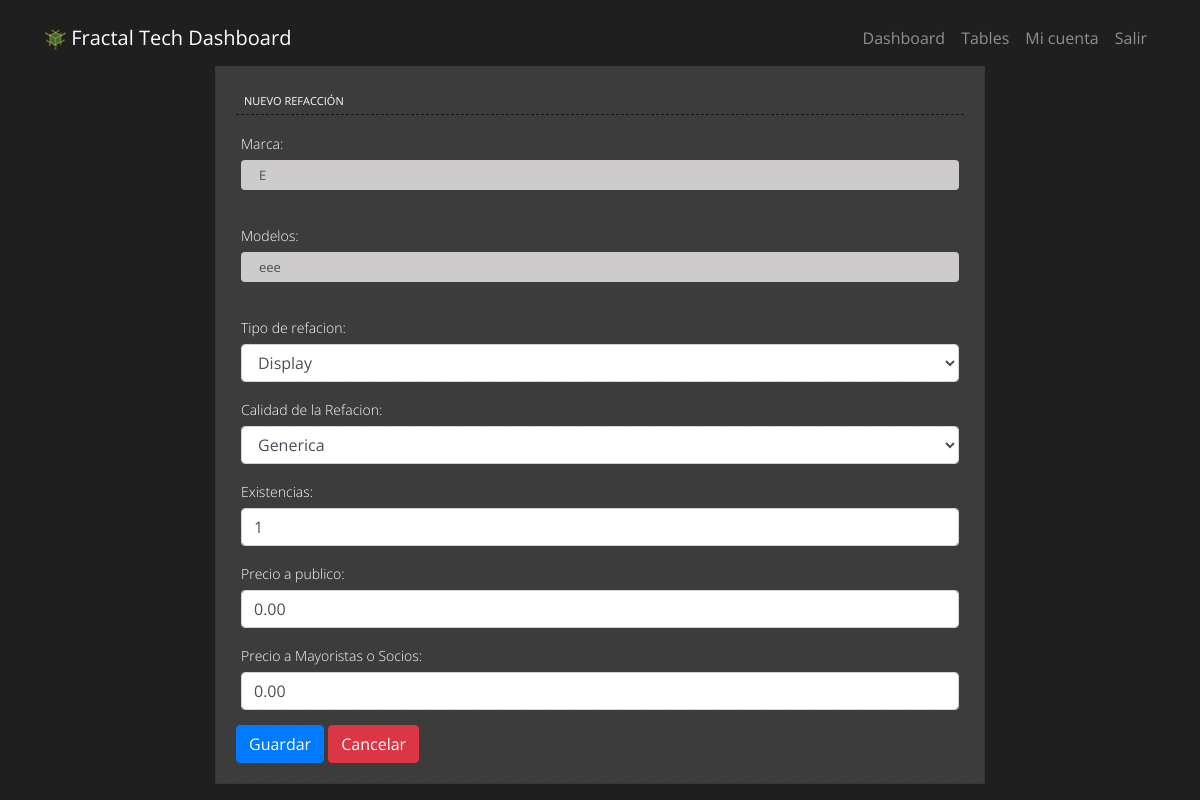
The page /repairlab/RefaccionModificar/1/ (signed in) on the database its author committed.
### repairlab/models.py (models this page shows, shortened)
class Refaccion(models.Model):      #modelorefacion
    marca = models.CharField(max_length=20, null=True, blank=True)
    modelos= models.CharField(max_length=40, null=True, blank=True)
    tipo_de_pieza= models.ForeignKey(TipoRefaccion, on_delete=models.CASCADE)
    calidad_refaccion= models.ForeignKey(CalidadRefaccion, on_delete=models.CASCADE)
    existencias= models.IntegerField(default=0)
    precio = models.DecimalField(max_digits=10, decimal_places=2, default= 0)
    preciomayoreo = models.DecimalField(max_digits=10, decimal_places=2, default= 0)
    activo = models.BooleanField(default=True, null=True, blank=True) #añadir status -> pendiente, en proceso, terminado, entregado
    creado = models.DateField(auto_now_add=True, null=True)
    modificado = models.DateField(auto_now=True, null=True, blank=True)

### repairlab/views.py (the view)
# urls.py: path('RefaccionModificar/<int:pk>/', RefaccionEditarView.as_view(), name="RefaccionEditar"),
class RefaccionEditarView(LoginRequiredMixin,PermissionRequiredMixin, SuccessMessageMixin, UpdateView,):
    model = Refaccion
    template_name = 'crear_Refaccion.html'
    form_class =RefaccionForm
    success_url = reverse_lazy('Refaccion')
    success_message = 'Refacion actualizada correctamente...'
    login_url = 'login'  # URL de inicio de sesión
    redirect_field_name = 'next'  # Nombre del campo de redireccionamiento
    permission_required = 'repairlab.change_refaccion'
    raise_exception = True

### repairlab/forms.py
class RefaccionForm(forms.ModelForm):
    class Meta:
        model = Refaccion
        fields = ['marca', 'modelos', 'tipo_de_pieza', 'calidad_refaccion', 'existencias',
                   'precio', 'preciomayoreo']
        labels= {
            'marca' : "Marca",
            'modelo' : "Modelo o modelos",
            'tipo_de_pieza' : "Tipo de refacion",
            'calidad_refaccion' : "Calidad de la Refacion",
            'existencias': "Existencias",
            'precio': "Precio a publico",
            'preciomayoreo': "Precio a Mayoristas o Socios"
        }
        widgets ={
            'marca': forms.TextInput(attrs={'class': 'form-control'}),
            'modelos': forms.TextInput(attrs={'class': 'form-control'}), #multiple Choices
            'tipo_de_pieza': forms.Select(attrs={'class': 'form-control'}),
            'calidad_refaccion': forms.Select(attrs={'class': 'form-control'}),
            'existencias' : forms.NumberInput(attrs={'class': 'form-control'}),
            'precio' : forms.NumberInput(attrs={'class': 'form-control'}),
            'preciomayoreo' : forms.NumberInput(attrs={'class': 'form-control'}),
        }

### repairlab/models.py (called while the page is built)
    def __str__(self):
        return self.nombre

    def __str__(self):
        return self.nombre

### repairlab/templates/crear_Refaccion.html (shortened to what this page needs)
{% extends 'base.html' %}
{% block content %}
<div class="row" style="display: flex; margin: auto;">
  <div class="col-lg-8 col-lg-7 mx-auto" style="margin: auto;">
    <div class="dash-unit" style="height: auto; padding: 20px; margin: auto;">
      <dtitle>Nuevo Refacción</dtitle>
      <hr>
      <div id="register-wraper">
        <form id="register-form" class="form" method="post" enctype="multipart/form-data">
                {{ form.as_p }}
                <button class="btn btn-primary" type="submit">Guardar</button>
                <a href="javascript:history.back()" class="btn btn-danger">Cancelar</a>
              </form>
      </div>
    </div>
  </div>
</div>
{% endblock %}

### static/css/main.css (style rules this page uses)
.dash-unit { margin-bottom: 30px; padding-bottom:10px; border: 1px solid #383737; background-image:url('../images/sep-half.png'); background-color: #3d3d3d; color:white; height:290px; }
.dash-unit dtitle { font-size:11px; text-transform:uppercase; color:#ffffff; margin:8px; padding:0px; height:inherit }
.dash-unit hr { border: 0; border-top: 1px solid #151515; border-top-style: dashed; margin-top:3px; }
.dash-unit p { font-size: 14px; font-weight: 200; line-height: 16px; color: inherit; margin: 0 0 10px; padding:5px; }
input[type=text], textarea { background: #cdcbcc; font-size: 13px; display: block; width: 100%; border: none; box-shadow: none; height: 30px; line-height: 18px; padding: 0; text-indent: 18px; margin: 0 0 18px; }
a { color: #b2c831; text-decoration: none; }

### templates/base.html (style rules this page uses)
body { padding-top: 10px; }

### rows shown on the page
Refaccion: marca "E", modelos "eee", tipo_de_pieza "Display", calidad_refaccion "Generica", existencias "1", precio "0.00", preciomayoreo "0.00"
